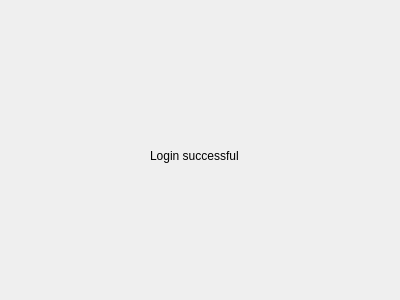
<?xml version="1.0" encoding="UTF-8"?>
<ui version="4.0">
 <class>secondWindow</class>
 <widget class="QDialog" name="secondWindow">
  <property name="geometry">
   <rect>
    <x>0</x>
    <y>0</y>
    <width>400</width>
    <height>300</height>
   </rect>
  </property>
  <property name="windowTitle">
   <string>Dialog</string>
  </property>
  <widget class="QLabel" name="label">
   <property name="geometry">
    <rect>
     <x>150</x>
     <y>100</y>
     <width>91</width>
     <height>111</height>
    </rect>
   </property>
   <property name="text">
    <string>Login successful</string>
   </property>
  </widget>
 </widget>
 <resources/>
 <connections/>
</ui>
